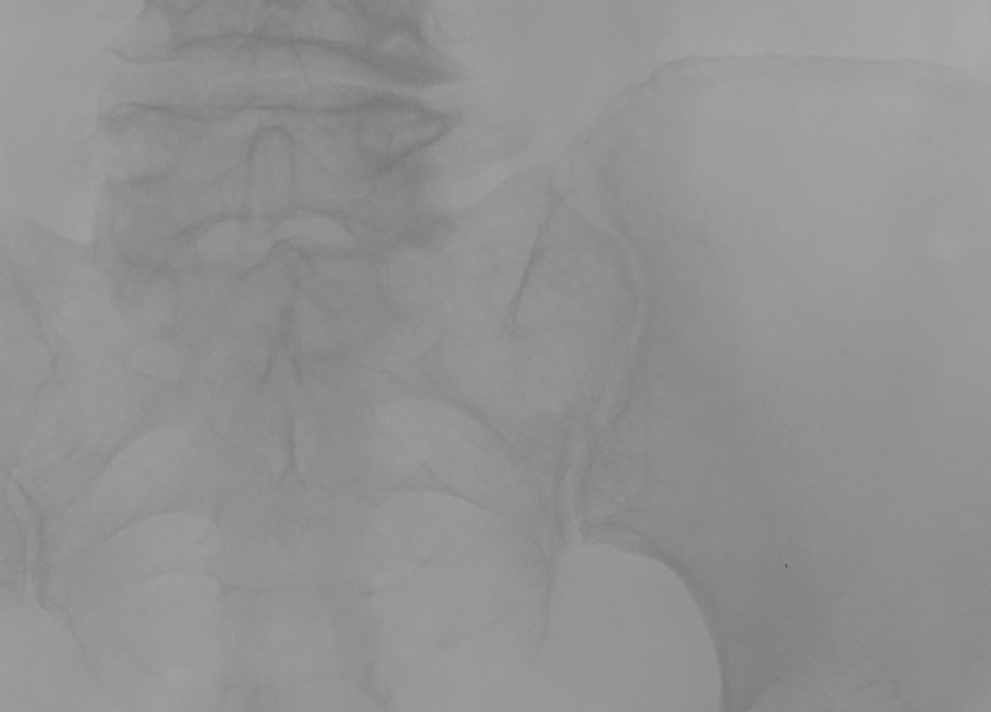
//> input picture cbg_process/data/radiografia.png, 991 x 712 px, shrunk from 1244 x 894 before the run
$ ./edge_detector -i=../cbg_process/data/ciclista_original.jpg ../cbg_process/data/radiografia.png out.png 3   (built with g++ and OpenCV 4)
//> lines starting //> are read from the running program, lines starting //| are printed output that depends on the picture; after the words box and inside, x2 and y2 are one past the last pixel; in counts of white or black regions, pixels touching at a corner belong together
### edge_detector/common_code.cpp
#include <opencv2/core/core.hpp>
#include <opencv2/imgproc/imgproc.hpp>
#include "common_code.hpp"

void fsiv_compute_derivate(cv::Mat const &img, cv::Mat &dx, cv::Mat &dy, int g_r,
                           int s_ap)
{
    CV_Assert(img.type() == CV_8UC1);
    // TODO
    // Remember: if g_r > 0 apply a previous Gaussian Blur operation with kernel size 2*g_r+1.
    // Hint: use Sobel operator to compute derivate.

    // Apply Gaussian blur if g_r > 0
    if (g_r > 0)
    {
        int kernel_size = 2 * g_r + 1; // Calculate kernel size
        cv::GaussianBlur(img, img, cv::Size(kernel_size, kernel_size), 0);
    }

    cv::Sobel(img, dx, CV_32F, 1, 0, s_ap); // Derivative in x-direction
    cv::Sobel(img, dy, CV_32F, 0, 1, s_ap); // Derivative in y-direction

    //
    CV_Assert(dx.size() == img.size());
    CV_Assert(dy.size() == dx.size());
    CV_Assert(dx.type() == CV_32FC1);
    CV_Assert(dy.type() == CV_32FC1);
}

void fsiv_compute_gradient_magnitude(cv::Mat const &dx, cv::Mat const &dy,
                                     cv::Mat &gradient)
{
    CV_Assert(dx.size() == dy.size());
    CV_Assert(dx.type() == CV_32FC1);
    CV_Assert(dy.type() == CV_32FC1);

    // TODO
    // Hint: use cv::magnitude.
    cv::magnitude(dx, dy, gradient);
    //

    CV_Assert(gradient.size() == dx.size());
    CV_Assert(gradient.type() == CV_32FC1);
}

void fsiv_compute_gradient_histogram(cv::Mat const &gradient, int n_bins, cv::Mat &hist, float &max_gradient)
{
    // TODO
    // Hint: use cv::minMaxLoc to get the gradient range {0, max_gradient}

    // Find the maximum gradient value
    double min_val, max_val;
    cv::minMaxLoc(gradient, &min_val, &max_val);
    max_gradient = static_cast<float>(max_val);

    // Ensure the maximum gradient is positive
    CV_Assert(max_gradient > 0.0);

    // Initialize the histogram with n_bins rows and 1 column
    hist = cv::Mat::zeros(n_bins, 1, CV_32F);

    // Compute the bin width
    float bin_width = max_gradient / n_bins;

    // Populate the histogram
    for (int y = 0; y < gradient.rows; ++y)
    {
        for (int x = 0; x < gradient.cols; ++x)
        {
            float value = gradient.at<float>(y, x);

            // Compute bin index
            int bin_idx = static_cast<int>(value / bin_width);

            // Ensure edge values fall into the correct bin
            if (value == max_gradient)
            {
                bin_idx = n_bins - 1;
            }
            else
            {
                bin_idx = std::min(bin_idx, n_bins - 1);
            }

            hist.at<float>(bin_idx) += 1.0f;
        }
    }

    hist.at<float>(hist.rows - 1) -= 1.0f;

    //
    CV_Assert(max_gradient > 0.0);
    CV_Assert(hist.rows == n_bins);
}

int fsiv_compute_histogram_percentile(cv::Mat const &hist, float percentile)
{
    CV_Assert(percentile >= 0.0 && percentile <= 1.0);
    CV_Assert(hist.type() == CV_32FC1);
    CV_Assert(hist.cols == 1);
    int idx = -1;
    // TODO
    // Hint: use cv::sum to compute the histogram area.
    // Remember: The percentile p is the first i that sum{h[0], h[1], ..., h[i]} >= p

    // Compute the total area of the histogram
    float total_area = cv::sum(hist)[0];
    CV_Assert(total_area > 0.0); // Ensure the histogram is non-empty

    // Compute the cumulative sum to find the percentile
    float cumulative_sum = 0.0f;

    for (int i = 0; i < hist.rows; ++i)
    {
        cumulative_sum += hist.at<float>(i);

        // Check if the cumulative sum meets or exceeds the target percentile
        if (cumulative_sum / total_area >= percentile)
        {
            idx = i;
            break;
        }
    }

    // Handle the case where percentile == 1.0
    if (percentile == 1.0)
    {
        idx = hist.rows - 1; // Assign the last index explicitly
    }

    //
    CV_Assert(idx >= 0 && idx < hist.rows);
    CV_Assert(idx == 0 || cv::sum(hist(cv::Range(0, idx), cv::Range::all()))[0] / cv::sum(hist)[0] < percentile);
    CV_Assert(cv::sum(hist(cv::Range(0, idx + 1), cv::Range::all()))[0] / cv::sum(hist)[0] >= percentile);
    return idx;
}

float fsiv_histogram_idx_to_value(int idx, int n_bins, float max_value,
                                  float min_value)
{
    CV_Assert(idx >= 0);
    CV_Assert(idx < n_bins);
    float value = 0.0;
    // TODO
    // Remember: Map integer range [0, n_bins) into float
    // range [min_value, max_value)

    value = min_value + (idx * (max_value - min_value)) / n_bins;

    //
    CV_Assert(value >= min_value);
    CV_Assert(value < max_value);
    return value;
}

void fsiv_percentile_edge_detector(cv::Mat const &gradient, cv::Mat &edges,
                                   float th, int n_bins)
{
    CV_Assert(gradient.type() == CV_32FC1);

    // TODO
    // Remember: user other fsiv_xxx to compute histogram and percentiles.
    // Remember: map histogram range {0, ..., n_bins} to the gradient range
    // {0.0, ..., max_grad}
    // Hint: use "operator >=" to threshold the gradient magnitude image.

    cv::Mat hist;
    float max_gradient = 0.0f;

    fsiv_compute_gradient_histogram(gradient, n_bins, hist, max_gradient);

    int threshold_idx = fsiv_compute_histogram_percentile(hist, th);

    float threshold_value = fsiv_histogram_idx_to_value(threshold_idx, n_bins, max_gradient, 0.0f);

    edges = (gradient >= threshold_value);

    edges.convertTo(edges, CV_8UC1, 255.0);

    //
    CV_Assert(edges.type() == CV_8UC1);
    CV_Assert(edges.size() == gradient.size());
}

// [187 lines left out: functions fsiv_otsu_edge_detector, fsiv_canny_edge_detector, fsiv_compute_ground_truth_image, fsiv_compute_confusion_matrix, fsiv_compute_sensitivity, fsiv_compute_precision and 1 more, not called in this run]

### edge_detector/edge_detector.cpp
#include <iostream>
#include <exception>

// Includes para OpenCV
#include <opencv2/core/core.hpp>
#include <opencv2/core/utility.hpp>
#include <opencv2/highgui/highgui.hpp>
#include <opencv2/imgproc/imgproc.hpp>
#include <opencv2/calib3d/calib3d.hpp>

#include "common_code.hpp"

const char *keys =
    "{help h usage ? |      | print this message   }"
    "{i              |      | Activate interactive mode.}"
    "{s_ap           | 1    | Sobel kernel aperture radio: 0, 1, 2, 3}"
    "{n_bins         | 100  | Gradient histogram size}"
    "{g_r            | 1    | radius of gaussian filter (2r+1). Value 0 means don't filter.}"
    "{th             | 0.8  | Gradient percentile used as threshold for the gradient percentile detector (th2 for canny).}"
    "{th1            | 0.2  | Gradient percentile used as th1 threshold for the Canny detector (th1 < th).}"
    "{m method       | 0    | Detector used: 0:percentile detector, 1:Otsu detector, 2:canny detector}"
    "{c consensus    | 50   | If a ground truth was given, use greater to c% consensus to generate ground truth.}"
    "{@input         |<none>| input image.}"
    "{@output        |<none>| output image.}"
    "{@ground_truth  |      | optional ground truth image to compute the detector metrics.}";

struct Parameters
{
  cv::Mat input;
  cv::Mat gt_img;
  cv::Mat edges;
  cv::Mat dx;
  cv::Mat dy;
  cv::Mat gradient;
  int n_bins;
  int g_r;
  int th2;
  int th1;
  int s_ap;
  int method;
  bool interactive;
  float consensus;
};

const char *detectors_names[] = {
    "PERCENTILE",
    "OTSU",
    "CANNY"};

void do_the_process(Parameters *params)
{
  fsiv_compute_derivate(params->input, params->dx, params->dy, params->g_r,
                        2 * params->s_ap + 1);
  fsiv_compute_gradient_magnitude(params->dx, params->dy, params->gradient);
  switch (params->method)
  {
  case 0:
    fsiv_percentile_edge_detector(params->gradient, params->edges,
                                  params->th2 / 100.0, params->n_bins);
    break;
  case 1:
    fsiv_otsu_edge_detector(params->gradient, params->edges);
    break;
  case 2:
    fsiv_canny_edge_detector(params->dx, params->dy, params->edges,
                             params->th1 / 100.0, params->th2 / 100.0, params->n_bins);
    break;
  default:
    throw std::runtime_error("Method not implemented.");
    break;
  }

  if (!params->gt_img.empty())
  {
    cv::Mat cm;
    cv::Mat gt_img;
    fsiv_compute_ground_truth_image(params->gt_img, params->consensus, gt_img);
    cv::imshow("GROUND TRUTH", gt_img);
    fsiv_compute_confusion_matrix(gt_img, params->edges, cm);
    std::cout << "Method      : " << detectors_names[params->method] << std::endl;
    std::cout << "GT consensus: " << params->consensus << "%" << std::endl;
    std::cout << "sensitivity : " << fsiv_compute_sensitivity(cm) << std::endl;
    std::cout << "precision   : " << fsiv_compute_precision(cm) << std::endl;
    std::cout << "F1          : " << fsiv_compute_F1_score(cm) << std::endl;
    std::cout << std::endl;
  }

  if (params->interactive)
  {
    cv::Mat grad_norm;
    cv::normalize(params->gradient, grad_norm, 0.0, 1.0, cv::NORM_MINMAX);
    cv::imshow("GRADIENT", grad_norm);
    cv::imshow(detectors_names[params->method], params->edges);
  }
}

void onChange_s_ap(int count, void *data)
{
  Parameters *params = reinterpret_cast<Parameters *>(data);
  params->s_ap = count;
  do_the_process(params);
}

void onChange_g_r(int count, void *data)
{
  Parameters *params = reinterpret_cast<Parameters *>(data);
  params->g_r = count;
  do_the_process(params);
}

void onChange_th1(int count, void *data)
{
  Parameters *params = reinterpret_cast<Parameters *>(data);
  params->th1 = count;
  if (params->th1 >= params->th2)
  {
    params->th1 = params->th2 - 1;
    cv::setTrackbarPos("TH1", "ORIGINAL", params->th1);
  }
  do_the_process(params);
}

void onChange_th2(int count, void *data)
{
  Parameters *params = reinterpret_cast<Parameters *>(data);
  params->th2 = count;
  if (params->th1 >= params->th2)
  {
    params->th2 = params->th1 + 1;
    cv::setTrackbarPos("TH2", "ORIGINAL", params->th2);
  }
  do_the_process(params);
}

// [13 lines left out: functions onChange_method, onChange_consensus, not called in this run]

int main(int argc, char *const *argv)
{
  int retCode = EXIT_SUCCESS;

  try
  {

    cv::CommandLineParser parser(argc, argv, keys);
    parser.about("Edge detector v0.0");
    if (parser.has("help"))
    {
      parser.printMessage();
      return 0;
    }
    cv::String input_fname = parser.get<cv::String>("@input");
    cv::String output_fname = parser.get<cv::String>("@output");
    cv::String gt_fname = parser.get<cv::String>("@ground_truth");
    int n_bins = parser.get<int>("n_bins");
    int g_r = parser.get<int>("g_r");
    float th2 = parser.get<float>("th");
    float th1 = parser.get<float>("th1");
    int s_ap = parser.get<int>("s_ap");
    int method = parser.get<int>("method");
    float consensus = parser.get<float>("c");
    bool interactive = parser.has("i");

    if (!parser.check())
    {
      parser.printErrors();
      return 0;
    }

    cv::Mat img = cv::imread(input_fname, cv::IMREAD_GRAYSCALE);
//> img is the input picture: 712 rows x 991 cols, CV_8UC1; min 77, max 171, mean 146.1
    cv::Mat gt_img;
    if (gt_fname != "")
      gt_img = cv::imread(gt_fname, cv::IMREAD_GRAYSCALE);
//> 3 cannot be read in this run, so this picture is empty

    Parameters params;
    params.input = img;
    params.gt_img = gt_img;
    params.n_bins = n_bins;
    params.g_r = g_r;
    params.s_ap = s_ap;
    params.th1 = th1 * 100;
    params.th2 = th2 * 100;
    params.method = method;
    params.interactive = interactive;
    params.consensus = consensus;

    if (interactive)
    {
      cv::namedWindow("ORIGINAL", cv::WINDOW_AUTOSIZE + cv::WINDOW_GUI_EXPANDED);
      cv::namedWindow("GRADIENT", cv::WINDOW_AUTOSIZE + cv::WINDOW_GUI_EXPANDED);
      cv::namedWindow("GROUND TRUTH", cv::WINDOW_AUTOSIZE + cv::WINDOW_GUI_EXPANDED);
      cv::namedWindow("PERCENTILE", cv::WINDOW_AUTOSIZE + cv::WINDOW_GUI_EXPANDED);
      cv::namedWindow("OTSU", cv::WINDOW_AUTOSIZE + cv::WINDOW_GUI_EXPANDED);
      cv::namedWindow("CANNY", cv::WINDOW_AUTOSIZE + cv::WINDOW_GUI_EXPANDED);

      cv::imshow("ORIGINAL", img);
      cv::createTrackbar("S_AP", "ORIGINAL", nullptr, 3,
                         onChange_s_ap, &params);
      cv::setTrackbarPos("S_AP", "ORIGINAL", params.s_ap);
//> in fsiv_compute_gradient_magnitude, `cv::magnitude(dx, dy, gradient);`:
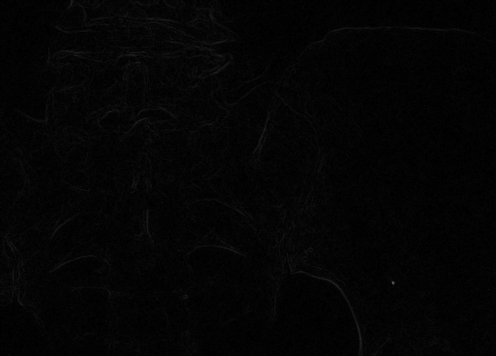
//> gradient: 712 rows x 991 cols, CV_32FC1 (shown at 1/2 size); min 0, max 109.4, mean 4.2
//> in fsiv_compute_gradient_histogram, `cv::minMaxLoc(gradient, &min_val, &max_val);`: min_val = 0; max_val = 109.4
//> in fsiv_compute_gradient_histogram, `float bin_width = max_gradient / n_bins;`: bin_width = 1.09
//> after the loop in fsiv_compute_gradient_histogram, `for (int y = 0; y < gradient.rows; ++y)`: hist = 100 values, max 122138 at index 1, min 0 at index 35, mean 7055.9
//> in fsiv_percentile_edge_detector, `fsiv_compute_gradient_histogram(gradient, n_bins, hist, max_gradient);`: max_gradient = 109.4
//> in fsiv_compute_histogram_percentile, `float total_area = cv::sum(hist)[0];`: total_area = 705591
//> the loop in fsiv_compute_histogram_percentile, `for (int i = 0; i < hist.rows; ++i)` made 6 passes
//> cumulative_sum on passes 1 to 6: 80441, 202579, 322943, 438049, 519792, 583379
//> after the loop in fsiv_compute_histogram_percentile, `for (int i = 0; i < hist.rows; ++i)`: cumulative_sum = 583379
//> in fsiv_percentile_edge_detector, `int threshold_idx = fsiv_compute_histogram_percentile(hist, th);`: threshold_idx = 5
//> in fsiv_histogram_idx_to_value, `value = min_value + (idx * (max_value - min_value)) / n_bins;`: value = 5.47
//> in fsiv_percentile_edge_detector, `edges = (gradient >= threshold_value);`:
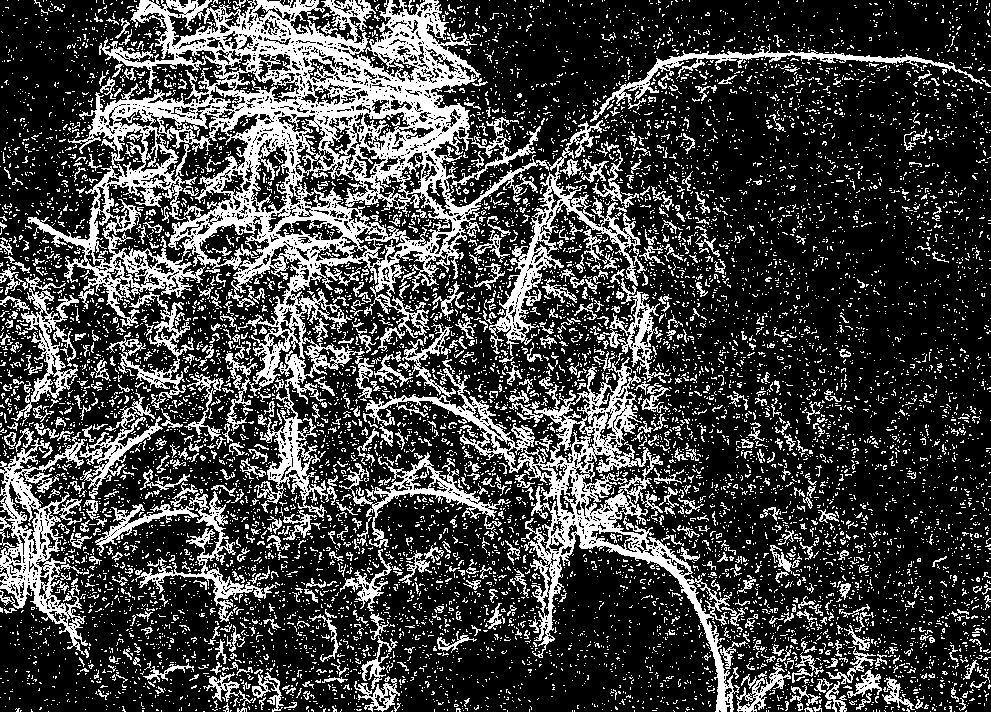
//> edges: 712 rows x 991 cols, CV_8UC1; 26.3% white in thin lines or dots
      cv::createTrackbar("G_R", "ORIGINAL", nullptr, 15,
                         onChange_g_r, &params);
      cv::setTrackbarPos("G_R", "ORIGINAL", params.g_r);
//> in fsiv_compute_gradient_magnitude (call 2), `cv::magnitude(dx, dy, gradient);`:
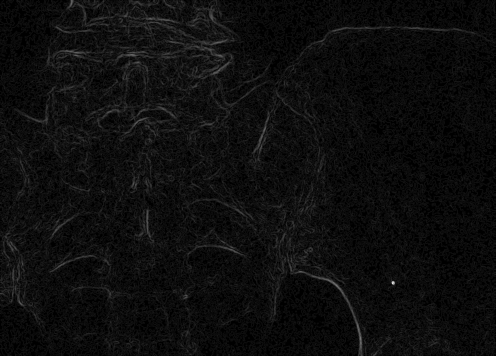
//> gradient: 712 rows x 991 cols, CV_32FC1 (shown at 1/2 size); min 0, max 69.35, mean 3.7; drawn with min black and max white
//> the loop in fsiv_compute_histogram_percentile (call 2), `for (int i = 0; i < hist.rows; ++i)` made 9 passes
//> cumulative_sum on passes 1 to 8: 136097, 136097, 236140, 236140, 344993, 425819, 545335, 561018
      cv::createTrackbar("TH1", "ORIGINAL", nullptr, 100,
                         onChange_th1, &params);
      cv::setTrackbarPos("TH1", "ORIGINAL", params.th1);
      cv::createTrackbar("TH2", "ORIGINAL", nullptr, 100,
                         onChange_th2, &params);
      cv::setTrackbarPos("TH2", "ORIGINAL", params.th2);
//> call 4 of fsiv_percentile_edge_detector, with th = 0.8, n_bins = 100
//> in fsiv_percentile_edge_detector (call 4), `fsiv_compute_gradient_histogram(gradient, n_bins, hist, max_gradient);`: hist = 100 values, max 162039 at index 0, min 0 at index 1, mean 7055.9; max_gradient = 42.64
//> in fsiv_percentile_edge_detector (call 4), `int threshold_idx = fsiv_compute_histogram_percentile(hist, th);`: threshold_idx = 11
//> in fsiv_percentile_edge_detector (call 4), `float threshold_value = fsiv_histogram_idx_to_value(threshold_idx, n_b..`: threshold_value = 4.69
//> in fsiv_percentile_edge_detector (call 4), `edges = (gradient >= threshold_value);`:
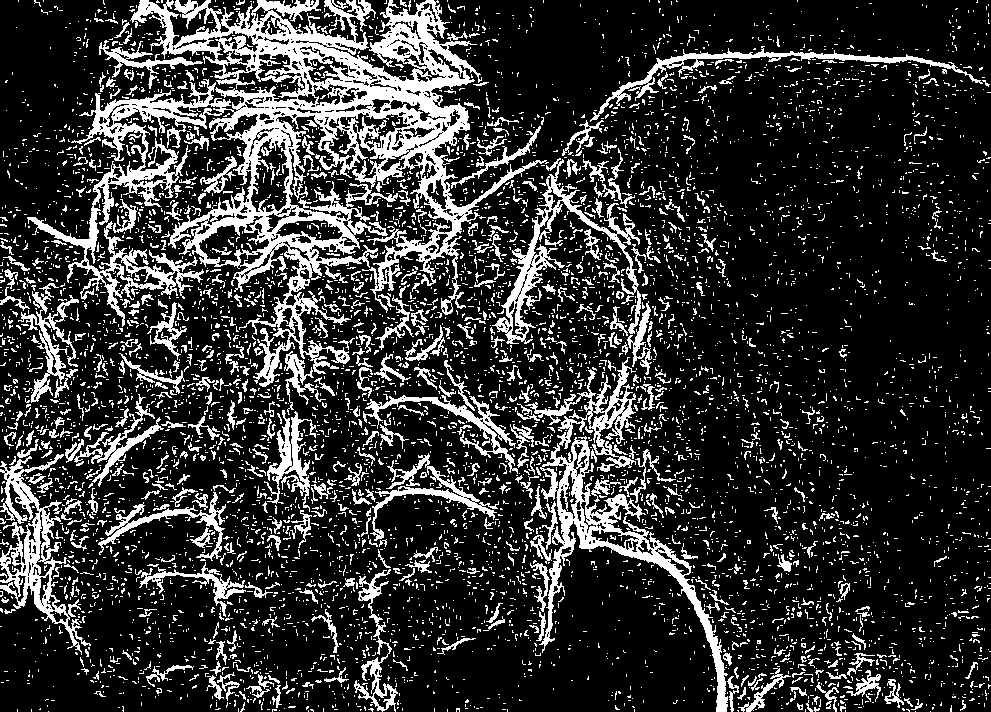
//> edges: 712 rows x 991 cols, CV_8UC1; 20% white; 6407 white regions (5804 under 20 px), largest, box (x1, y1, x2, y2) and area: (27, 0, 549, 387) 47584, (525, 357, 728, 712) 9571, (0, 454, 91, 655) 4520
      cv::createTrackbar("method", "ORIGINAL", nullptr, 2,
                         onChange_method, &params);
      cv::setTrackbarPos("method", "ORIGINAL", params.method);
      if (!params.gt_img.empty())
      {
        cv::createTrackbar("consensus", "ORIGINAL", nullptr, 100,
                           onChange_consensus, &params);
        cv::setTrackbarPos("consensus", "ORIGINAL", params.consensus);
      }
      do_the_process(&params);
//> in fsiv_compute_derivate (call 5), `cv::Sobel(img, dy, CV_32F, 0, 1, s_ap);`:
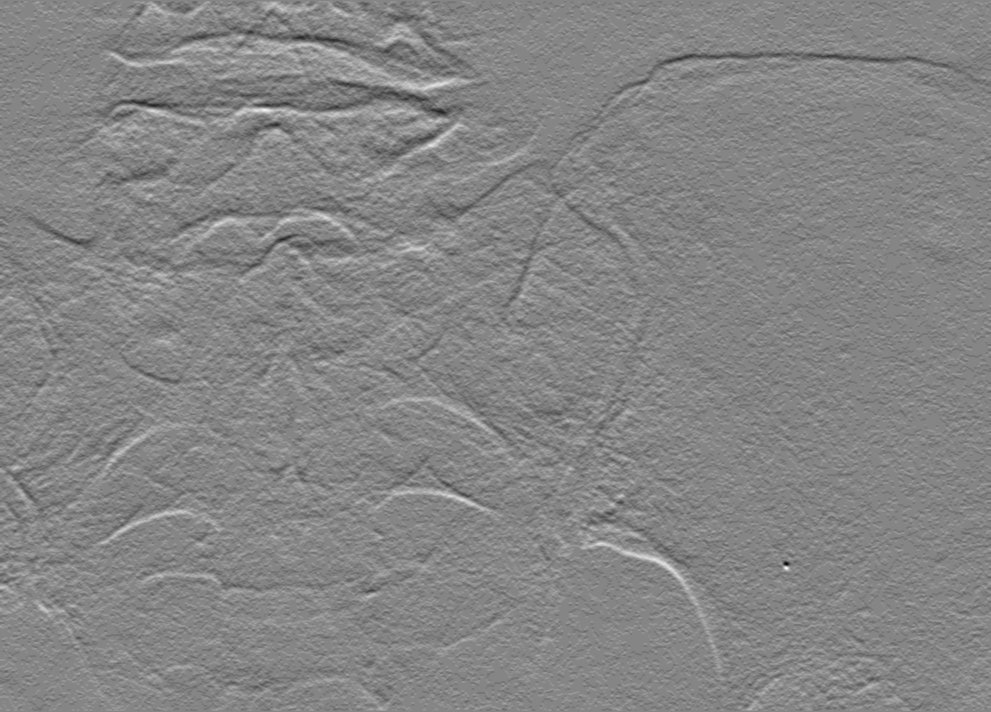
//> dy: 712 rows x 991 cols, CV_32FC1; min -33, max 30, mean 0; drawn with min black and max white
//> in fsiv_percentile_edge_detector (call 5), `fsiv_compute_gradient_histogram(gradient, n_bins, hist, max_gradient);`: hist = 100 values, max 164115 at index 0, min 0 at index 1, mean 7055.9; max_gradient = 35.47
//> in fsiv_percentile_edge_detector (call 5), `int threshold_idx = fsiv_compute_histogram_percentile(hist, th);`: threshold_idx = 12
//> in fsiv_percentile_edge_detector (call 5), `float threshold_value = fsiv_histogram_idx_to_value(threshold_idx, n_b..`: threshold_value = 4.26
//> in fsiv_percentile_edge_detector (call 5), `edges = (gradient >= threshold_value);`:
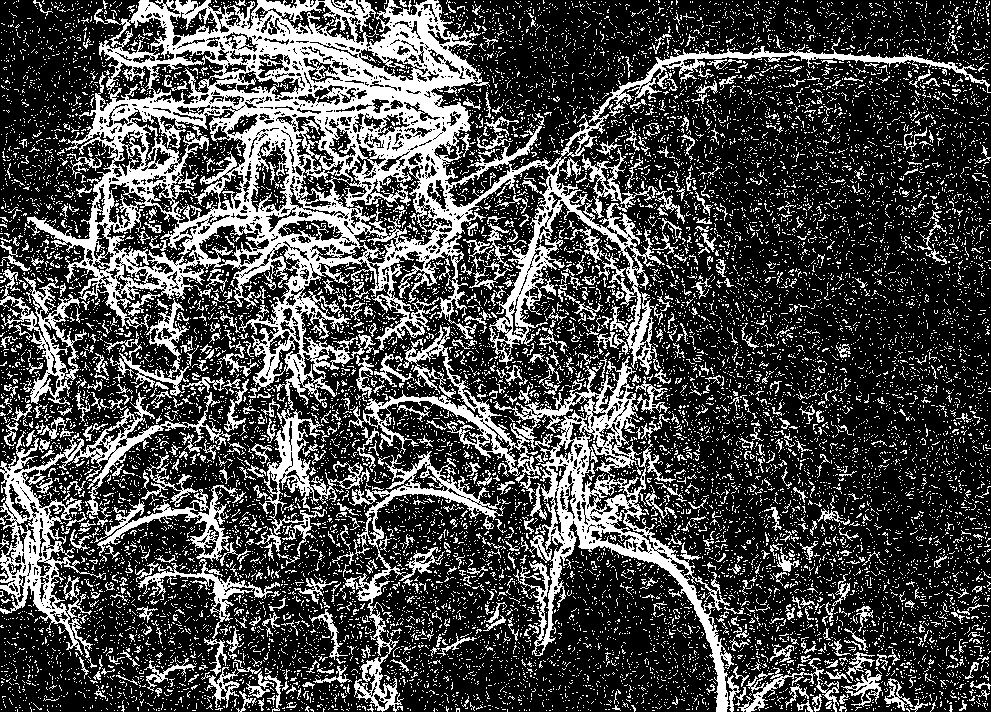
//> edges: 712 rows x 991 cols, CV_8UC1; 28.9% white; 15414 white regions (14698 under 20 px), largest, box (x1, y1, x2, y2) and area: (27, 0, 991, 557) 79175, (348, 325, 741, 712) 19095, (0, 392, 231, 658) 8865
      int key = 0;
      while (key != 13 && key != 27)
        key = cv::waitKey(0) & 0xff;
//> the Esc key is pressed
      if (key != 27)
        cv::imwrite(output_fname, params.edges);
    }
    else
    {
      do_the_process(&params);
      cv::imwrite(output_fname, params.edges);
    }
  }
  catch (std::exception &e)
  {
    std::cerr << "Capturada excepcion: " << e.what() << std::endl;
    retCode = EXIT_FAILURE;
  }
  catch (...)
  {
    std::cerr << "Capturada excepcion desconocida!" << std::endl;
    retCode = EXIT_FAILURE;
  }
  return retCode;
}
